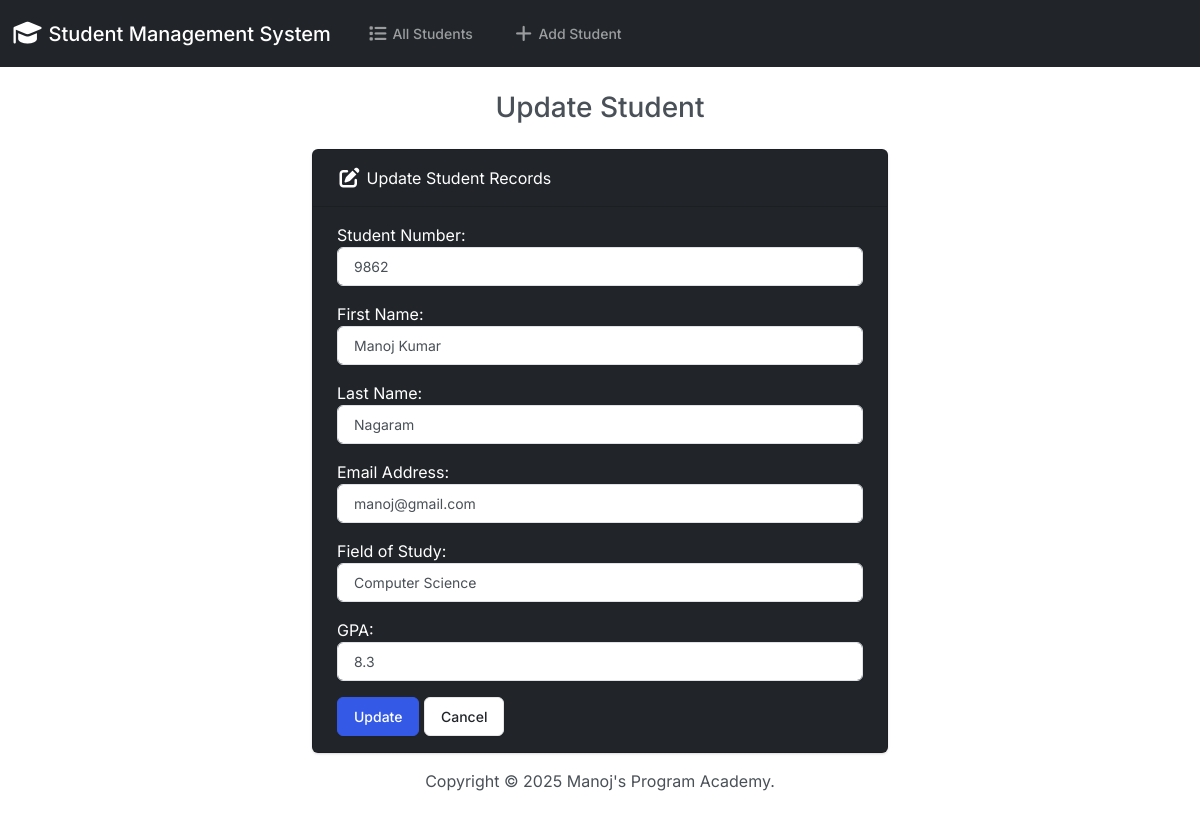
Screenshot of /edit/1 with the database file from the repository.
### students/models.py (models this page shows, shortened)
class Student(models.Model):
    student_number = models.PositiveIntegerField()
    first_name = models.CharField(max_length=50)
    last_name = models.CharField(max_length=50)
    email = models.EmailField(max_length=100)
    field_of_study = models.CharField(max_length=50)
    gpa = models.FloatField()

### students/views.py (the view)
# urls.py: path('edit/<int:id>', views.edit, name='edit'),
def edit(request, id):
    if request.method == 'POST':
        student = Student.objects.get(pk=id)
        form = StudentForm(request.POST, instance=student)
        if form.is_valid():
            form.save()
            return render(request, 'students/edit.html', {
                'form': form,
                'success': True
            })
    else:
        student = Student.objects.get(pk=id)
        form = StudentForm(instance=student)
    return render(request, 'students/edit.html', {
        'form': form
    })

### students/forms.py
class StudentForm(forms.ModelForm):
    class Meta:
        model = Student
        fields = ['student_number', 'first_name', 'last_name', 'email', 'field_of_study', 'gpa']
        labels=  {
            'student_number': 'Student Number',
            'first_name': 'First Name',
            'last_name': 'Last Name',
            'email': 'Email Address',
            'field_of_study': 'Field of Study',
            'gpa': 'GPA',
        }
        widgets = {
            'student_number': forms.NumberInput(attrs={'class': 'form-control'}),
            'first_name': forms.TextInput(attrs={'class': 'form-control'}),
            'last_name': forms.TextInput(attrs={'class': 'form-control'}),
            'email': forms.EmailInput(attrs={'class': 'form-control'}),
            'field_of_study': forms.TextInput(attrs={'class': 'form-control'}),
            'gpa': forms.NumberInput(attrs={'class': 'form-control', 'step': '0.01'}),
        }

### students/templates/students/edit.html (shortened to what this page needs)
{% extends "students/base.html" %}
{% block body %}
    <h3 class="text-center m-4">Update Student</h3>
    {% if success %}
        <div class="alert alert-success" role="alert">
            The student updated successfully.
            <a href="{% url 'index' %}" class="alert-link">Go to Home Page.</a>
        </div>
    {% else %}
        <div class="row justify-content-center">
            <div class="col-6">
                <div class="card text-white bg-dark mb-3">
                    <div class="card-header">
                        <i class="fa-solid fa-pen-to-square fa-lg"></i></i></i> Update Student Records
                    </div>
                    <div class="card-body">
                        <form action="" method="POST">
                        {{ form.as_p }}
                        <button type="submit" class="btn btn-primary">Update</button>
                        <a href="{% url 'index' %}" class="btn btn-secondary">Cancel</a>
                        </form>
                    </div>
                </div>
            </div>
        </div>
    {% endif %}
{% endblock %}

### rows the page displays
Student: student_number "9862", first_name "Manoj Kumar", last_name "Nagaram", email "manoj@gmail.com", field_of_study "Computer Science", gpa "8.3"
